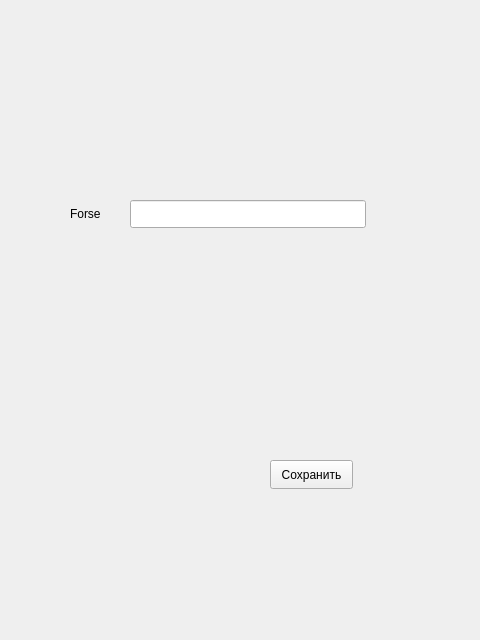
<?xml version="1.0" encoding="UTF-8"?>
<ui version="4.0">
 <class>load_form_no_vector</class>
 <widget class="QWidget" name="load_form_no_vector">
  <property name="geometry">
   <rect>
    <x>0</x>
    <y>0</y>
    <width>480</width>
    <height>640</height>
   </rect>
  </property>
  <property name="windowTitle">
   <string>Form</string>
  </property>
  <widget class="QPushButton" name="pushButton">
   <property name="geometry">
    <rect>
     <x>270</x>
     <y>460</y>
     <width>83</width>
     <height>29</height>
    </rect>
   </property>
   <property name="text">
    <string>Сохранить</string>
   </property>
  </widget>
  <widget class="QLabel" name="label">
   <property name="geometry">
    <rect>
     <x>70</x>
     <y>200</y>
     <width>35</width>
     <height>28</height>
    </rect>
   </property>
   <property name="text">
    <string>Forse</string>
   </property>
  </widget>
  <widget class="QLineEdit" name="lineEdit">
   <property name="geometry">
    <rect>
     <x>130</x>
     <y>200</y>
     <width>236</width>
     <height>28</height>
    </rect>
   </property>
  </widget>
 </widget>
 <resources/>
 <connections/>
</ui>
